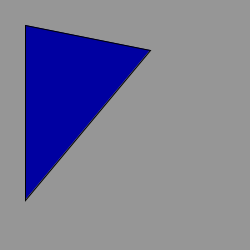
Frame 1 (no input)
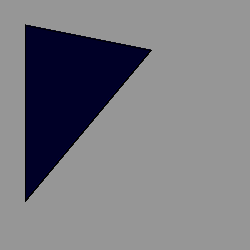
Frame 60 (the mouse pressed at the canvas centre just before this capture)
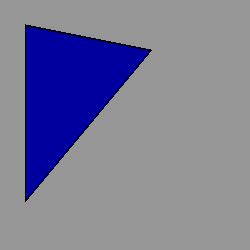
Frame 120 (the mouse held since frame 60 and released just before this capture)

The Processing sketch that drew these frames (run headless with seeded random() and noise(); from frame 60 on, the mouse is pressed at the canvas centre):

// Processing sketch: triangle
// ── triangle.pde
void setup() {
  size(250,250);
  background(150);
  frameRate(4);
}
void draw() {
  fill(0, 0, random(250));
  triangle(25,25,150,50,25,200);
}
